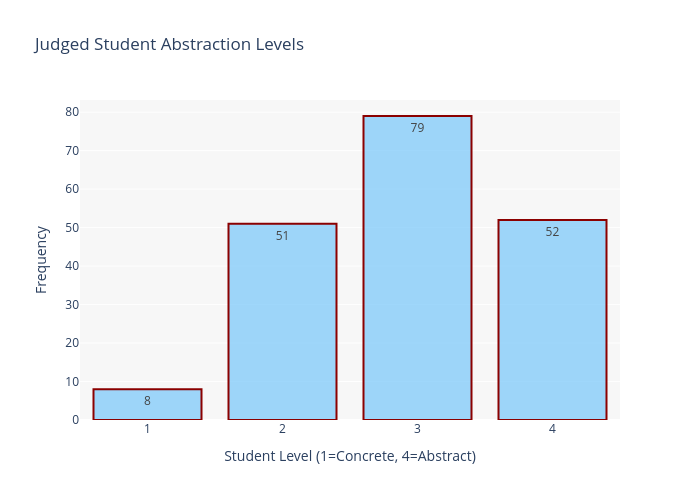

Source (notebook cell):
### Code cell
# Plot student level distribution
plot_abstraction_level_distribution(
    df_memory,
    'student_level',
    'Judged Student Abstraction Levels',
    'rgba(135, 206, 250, 0.8)',
    'Student Level'
)

### Figure 1 — Plotly figure (JSON) as saved in the notebook; plotly's stock layout.template omitted (floating-point values rounded to 4 significant figures)
{"data": [{"hovertemplate": "<b>Level %{x}</b><br>Count: %{y}<extra></extra>", "marker": {"color": "rgba(135, 206, 250, 0.8)", "line": {"color": "darkred", "width": 2}}, "text": [8.0, 51.0, 79.0, 52.0], "textposition": "auto", "type": "bar", "x": ["1", "2", "3", "4"], "y": [8, 51, 79, 52]}], "layout": {"font": {"size": 12}, "height": 500, "plot_bgcolor": "rgba(240, 240, 240, 0.5)", "showlegend": false, "title": {"text": "Judged Student Abstraction Levels"}, "width": 700, "xaxis": {"title": {"text": "Student Level (1=Concrete, 4=Abstract)"}}, "yaxis": {"title": {"text": "Frequency"}}}}
